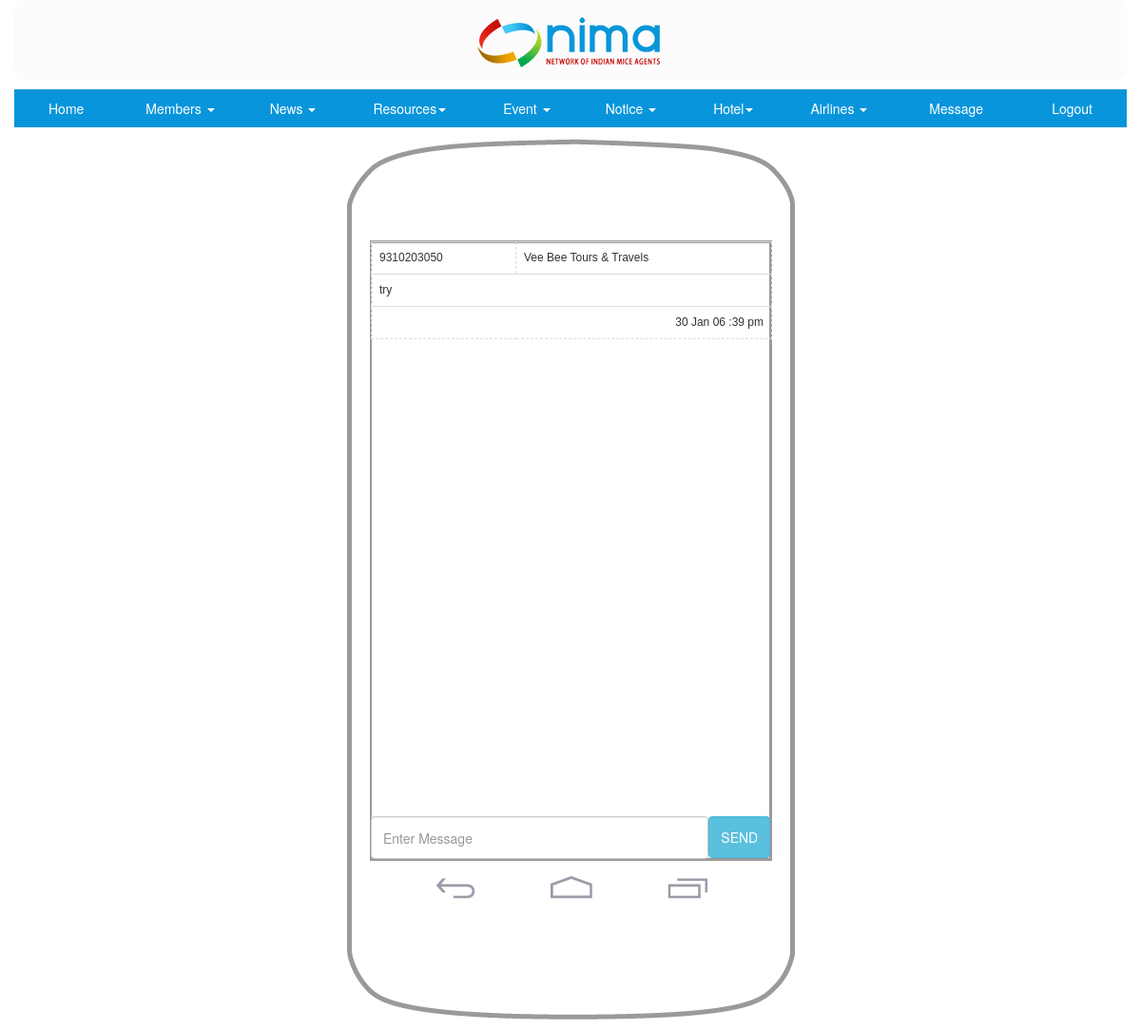
/admin/messages.php (signed in), run on the app's committed database.
### tables this page shows
CREATE TABLE IF NOT EXISTS `chat` (
`id` int(11) NOT NULL,
  `username` varchar(100) NOT NULL,
  `message` longtext NOT NULL,
  `org` varchar(100) NOT NULL,
  `created` varchar(100) NOT NULL
);

### admin/messages.php (the view, shortened to what this page needs)
<!DOCTYPE html>
<html>
<head>
<link rel="stylesheet" href="../css/bootstrap.min.css" type="text/css" />
</head>
<body>
<div class="container"><?php  include "head.php";?></div>
<div class="container">
<div class="row" id="img">
<div class="frame">
<table class="table table-hover table-strid" id="showmessage">
<?php
$SQL = "SELECT * FROM chat";
	$rs = mysql_query($SQL) or die(mysql_error());
while ($row = mysql_fetch_array($rs)){
		$username = $row['username'];
		$message   = $row['message'];
		$org = $row['org'];
		$created = $row['created'];
?>
  <tr>
    <td ><?php echo $username ?></td>
    <td ><?php echo $org ?></td>
  </tr>
  <tr>
    <td colspan="2" ><?php echo $message ?></td>
  </tr>
  <tr>
    <td colspan="2"align="right"><?php echo $created ?></td>
  </tr>
<?php } ?>
</table>
</div>
</div>
			<div class="message">
				<div class="col-sm-8">
				<form action="" name="message" method="post">
				<input type="text" name="message" id="input" class="form-control" placeholder="Enter Message" required />
				</div>
				<div class="col-sm-4">
				<button class="btn btn-info" id="btn" <input type="submit" name="submit" value="SEND"/>SEND</button>
				</div>
			</div>
</div>
</body>
</html>

### admin/messages.php (style rules this page uses)
.message { margin-top: -225px; margin-left: 360px; margin-right: 277px; }
#input { width: 109%; height:45px; }
#showmessage { font-family: Arial; font-size: 12px; }
#img { background-image: url('../images/phone-images.png'); background-repeat: no-repeat; background-attachment: scroll; background-position: center; height: 950px; }
td { border:1px dashed #ddd; }
.frame { margin-top: 120px; height: 600px; overflow: scroll; margin-right: 388px; margin-left: 390px; overflow-x: hidden; }
#btn { padding: 11px 12px; }

### admin/head.php (style rules this page uses)
.container { padding-left:0px; padding-right:0px; }

### data on the page
chat: username "9310203050", org "Vee Bee Tours & Travels", message "try", created "30 Jan 06 :39 pm"
